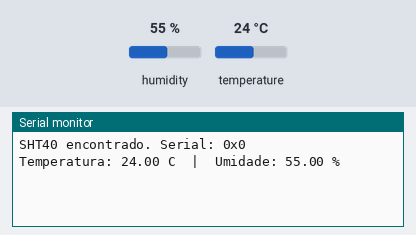
This program was run on a simulated ESP32. Parts: the last lines printed to the serial monitor. The test bench sets the inputs (shaded band); at power-on: humidity 55 %, temperature 24 °C.

Above: at 1.7 s.
1.8 s: humidity set to 22 %
At 3.1 s:
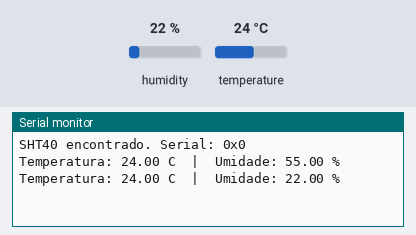
4.6 s: temperature set to 12 °C
At 5.2 s:
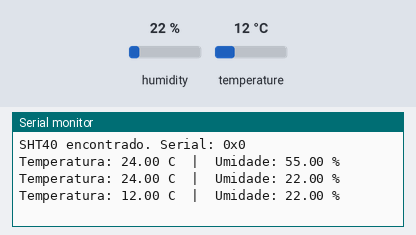
7.4 s: humidity set to 40 %
At 9.4 s:
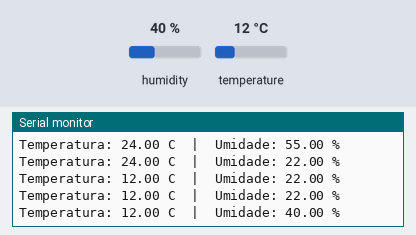
Timing chart, 0 to 10.9 s (numbered marks = the images above; inputs shaded):
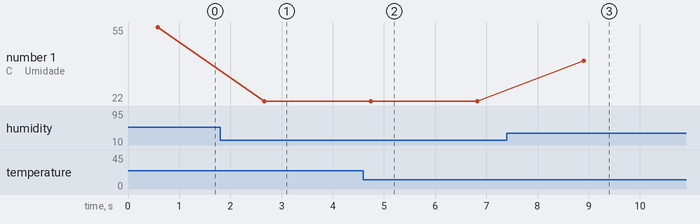

The program:

main.cpp
```cpp
#include <Arduino.h>
#include <Wire.h>
#include <Adafruit_SHT4x.h>

// Ligações (I2C padrão da ESP32):
//   SHT40 VCC -> 3V3
//   SHT40 GND -> GND
//   SHT40 SDA -> GPIO 21
//   SHT40 SCL -> GPIO 22
#define PIN_SDA 21
#define PIN_SCL 22

Adafruit_SHT4x sht4;

// Tenta conectar ao SHT40 a cada 1 s até conseguir.
void conectarSensor() {
    while (!sht4.begin(&Wire)) {
        Serial.println("SHT40 nao encontrado! Verifique as ligacoes. Tentando novamente...");
        delay(1000);
    }

    Serial.print("SHT40 encontrado. Serial: 0x");
    Serial.println(sht4.readSerial(), HEX);

    sht4.setPrecision(SHT4X_HIGH_PRECISION);
    sht4.setHeater(SHT4X_NO_HEATER);
}

void setup() {
    Serial.begin(115200);
    delay(500);

    Wire.begin(PIN_SDA, PIN_SCL);
    conectarSensor();
}

void loop() {
    sensors_event_t umidade, temperatura;
    if (!sht4.getEvent(&umidade, &temperatura)) {
        Serial.println("Falha na leitura do SHT40. Reconectando...");
        conectarSensor();
        return;
    }

    Serial.print("Temperatura: ");
    Serial.print(temperatura.temperature, 2);
    Serial.print(" C  |  Umidade: ");
    Serial.print(umidade.relative_humidity, 2);
    Serial.println(" %");

    delay(2000);
}
```

Measured:
- after the input at 1.8 s, the serial monitor: prints a new line after 0.86 s (image 1)
- after the input at 4.6 s, the serial monitor: prints a new line after 0.14 s (image 2)
- after the input at 7.4 s, the serial monitor: prints a new line after 1.5 s (image 3)
- plotted number 1: 55 → 22 after the input at 1.8 s, 22 → 40 after the input at 7.4 s
